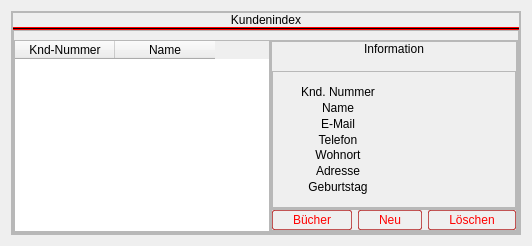
            <widget class="QWidget" name="userlistView">
             <layout class="QVBoxLayout" name="verticalLayout_13">
              <property name="spacing">
               <number>0</number>
              </property>
              <item>
               <widget class="QFrame" name="frame_38">
                <property name="frameShape">
                 <enum>QFrame::StyledPanel</enum>
                </property>
                <property name="frameShadow">
                 <enum>QFrame::Raised</enum>
                </property>
                <layout class="QVBoxLayout" name="verticalLayout_36">
                 <property name="spacing">
                  <number>0</number>
                 </property>
                 <property name="leftMargin">
                  <number>0</number>
                 </property>
                 <property name="topMargin">
                  <number>0</number>
                 </property>
                 <property name="rightMargin">
                  <number>0</number>
                 </property>
                 <property name="bottomMargin">
                  <number>0</number>
                 </property>
                 <item>
                  <widget class="QFrame" name="frame_39">
                   <property name="frameShape">
                    <enum>QFrame::StyledPanel</enum>
                   </property>
                   <property name="frameShadow">
                    <enum>QFrame::Raised</enum>
                   </property>
                   <layout class="QVBoxLayout" name="verticalLayout_37">
                    <property name="spacing">
                     <number>0</number>
                    </property>
                    <property name="leftMargin">
                     <number>0</number>
                    </property>
                    <property name="topMargin">
                     <number>0</number>
                    </property>
                    <property name="rightMargin">
                     <number>0</number>
                    </property>
                    <property name="bottomMargin">
                     <number>0</number>
                    </property>
                    <item>
                     <widget class="QLabel" name="label_8">
                      <property name="styleSheet">
                       <string notr="true">QLabel{
	
	font: 26pt &quot;Ethnocentric&quot;;
}</string>
                      </property>
                      <property name="text">
                       <string>Kundenindex</string>
                      </property>
                      <property name="alignment">
                       <set>Qt::AlignCenter</set>
                      </property>
                     </widget>
                    </item>
                    <item>
                     <widget class="Line" name="line">
                      <property name="minimumSize">
                       <size>
                        <width>1</width>
                        <height>0</height>
                       </size>
                      </property>
                      <property name="styleSheet">
                       <string notr="true">gridline-color: rgb(255, 0, 0);
background-color: rgb(255, 0, 0);</string>
                      </property>
                      <property name="frameShadow">
                       <enum>QFrame::Plain</enum>
                      </property>
                      <property name="midLineWidth">
                       <number>0</number>
                      </property>
                      <property name="orientation">
                       <enum>Qt::Horizontal</enum>
                      </property>
                     </widget>
                    </item>
                    <item>
                     <widget class="QFrame" name="frame_8">
                      <property name="frameShape">
                       <enum>QFrame::StyledPanel</enum>
                      </property>
                      <property name="frameShadow">
                       <enum>QFrame::Raised</enum>
                      </property>
                      <layout class="QHBoxLayout" name="horizontalLayout_11">
                       <property name="spacing">
                        <number>0</number>
                       </property>
                       <property name="leftMargin">
                        <number>0</number>
                       </property>
                       <property name="topMargin">
                        <number>9</number>
                       </property>
                       <property name="rightMargin">
                        <number>0</number>
                       </property>
                       <property name="bottomMargin">
                        <number>0</number>
                       </property>
                       <item>
                        <widget class="QTableWidget" name="userTable">
                         <property name="editTriggers">
                          <set>QAbstractItemView::NoEditTriggers</set>
                         </property>
                         <property name="selectionBehavior">
                          <enum>QAbstractItemView::SelectRows</enum>
                         </property>
                         <property name="textElideMode">
                          <enum>Qt::ElideMiddle</enum>
                         </property>
                         <property name="sortingEnabled">
                          <bool>true</bool>
                         </property>
                         <column>
                          <property name="text">
                           <string>Knd-Nummer</string>
                          </property>
                         </column>
                         <column>
                          <property name="text">
                           <string>Name</string>
                          </property>
                         </column>
                        </widget>
                       </item>
                       <item>
                        <widget class="QFrame" name="frame_9">
                         <property name="sizePolicy">
                          <sizepolicy hsizetype="Expanding" vsizetype="Preferred">
                           <horstretch>0</horstretch>
                           <verstretch>0</verstretch>
                          </sizepolicy>
                         </property>
                         <property name="frameShape">
                          <enum>QFrame::StyledPanel</enum>
                         </property>
                         <property name="frameShadow">
                          <enum>QFrame::Raised</enum>
                         </property>
                         <layout class="QVBoxLayout" name="verticalLayout_12">
                          <property name="spacing">
                           <number>0</number>
                          </property>
                          <property name="leftMargin">
                           <number>0</number>
                          </property>
                          <property name="topMargin">
                           <number>0</number>
                          </property>
                          <property name="rightMargin">
                           <number>0</number>
                          </property>
                          <property name="bottomMargin">
                           <number>0</number>
                          </property>
                          <item>
                           <widget class="QFrame" name="frame_11">
                            <property name="sizePolicy">
                             <sizepolicy hsizetype="Preferred" vsizetype="Expanding">
                              <horstretch>0</horstretch>
                              <verstretch>0</verstretch>
                             </sizepolicy>
                            </property>
                            <property name="frameShape">
                             <enum>QFrame::StyledPanel</enum>
                            </property>
                            <property name="frameShadow">
                             <enum>QFrame::Raised</enum>
                            </property>
                            <layout class="QVBoxLayout" name="verticalLayout_14">
                             <property name="spacing">
                              <number>15</number>
                             </property>
                             <property name="leftMargin">
                              <number>0</number>
                             </property>
                             <property name="topMargin">
                              <number>0</number>
                             </property>
                             <property name="rightMargin">
                              <number>0</number>
                             </property>
                             <property name="bottomMargin">
                              <number>0</number>
                             </property>
                             <item alignment="Qt::AlignHCenter|Qt::AlignTop">
                              <widget class="QLabel" name="label_9">
                               <property name="styleSheet">
                                <string notr="true">QLabel{
	
	font: 16pt &quot;Ethnocentric&quot;;
}</string>
                               </property>
                               <property name="text">
                                <string>Information</string>
                               </property>
                              </widget>
                             </item>
                             <item>
                              <widget class="QFrame" name="frame_12">
                               <property name="sizePolicy">
                                <sizepolicy hsizetype="Preferred" vsizetype="Expanding">
                                 <horstretch>0</horstretch>
                                 <verstretch>0</verstretch>
                                </sizepolicy>
                               </property>
                               <property name="frameShape">
                                <enum>QFrame::StyledPanel</enum>
                               </property>
                               <property name="frameShadow">
                                <enum>QFrame::Raised</enum>
                               </property>
                               <layout class="QGridLayout" name="gridLayout">
                                <property name="leftMargin">
                                 <number>12</number>
                                </property>
                                <property name="topMargin">
                                 <number>12</number>
                                </property>
                                <property name="rightMargin">
                                 <number>12</number>
                                </property>
                                <property name="bottomMargin">
                                 <number>12</number>
                                </property>
                                <property name="horizontalSpacing">
                                 <number>6</number>
                                </property>
                                <property name="verticalSpacing">
                                 <number>0</number>
                                </property>
                                <item row="2" column="1">
                                 <widget class="QLabel" name="usermailLabel">
                                  <property name="text">
                                   <string/>
                                  </property>
                                 </widget>
                                </item>
                                <item row="0" column="1">
                                 <widget class="QLabel" name="kndNumLabel">
                                  <property name="text">
                                   <string/>
                                  </property>
                                 </widget>
                                </item>
                                <item row="1" column="1">
                                 <widget class="QLabel" name="usernameLabel">
                                  <property name="text">
                                   <string/>
                                  </property>
                                 </widget>
                                </item>
                                <item row="1" column="0">
                                 <widget class="QLabel" name="label_10">
                                  <property name="styleSheet">
                                   <string notr="true">QLabel{
	font: 12px &quot;Ethnocentric&quot;;
}</string>
                                  </property>
                                  <property name="text">
                                   <string>Name</string>
                                  </property>
                                  <property name="alignment">
                                   <set>Qt::AlignCenter</set>
                                  </property>
                                 </widget>
                                </item>
                                <item row="3" column="0">
                                 <widget class="QLabel" name="label_20">
                                  <property name="sizePolicy">
                                   <sizepolicy hsizetype="Preferred" vsizetype="Preferred">
                                    <horstretch>0</horstretch>
                                    <verstretch>0</verstretch>
                                   </sizepolicy>
                                  </property>
                                  <property name="styleSheet">
                                   <string notr="true">QLabel{
	
	font: 12px &quot;Ethnocentric&quot;;
}</string>
                                  </property>
                                  <property name="text">
                                   <string>Telefon</string>
                                  </property>
                                  <property name="alignment">
                                   <set>Qt::AlignCenter</set>
                                  </property>
                                 </widget>
                                </item>
                                <item row="5" column="1">
                                 <widget class="QLabel" name="usercityLabel">
                                  <property name="text">
                                   <string/>
                                  </property>
                                 </widget>
                                </item>
                                <item row="2" column="0">
                                 <widget class="QLabel" name="label_12">
                                  <property name="styleSheet">
                                   <string notr="true">QLabel{
	
	font: 12px &quot;Ethnocentric&quot;;
}</string>
                                  </property>
                                  <property name="text">
                                   <string>E-Mail</string>
                                  </property>
                                  <property name="alignment">
                                   <set>Qt::AlignCenter</set>
                                  </property>
                                 </widget>
                                </item>
                                <item row="0" column="0">
                                 <widget class="QLabel" name="label_14">
                                  <property name="styleSheet">
                                   <string notr="true">QLabel{
	font: 12px &quot;Ethnocentric&quot;;
}</string>
                                  </property>
                                  <property name="text">
                                   <string>Knd. Nummer</string>
                                  </property>
                                  <property name="alignment">
                                   <set>Qt::AlignCenter</set>
                                  </property>
                                 </widget>
                                </item>
                                <item row="5" column="0">
                                 <widget class="QLabel" name="label_18">
                                  <property name="sizePolicy">
                                   <sizepolicy hsizetype="Preferred" vsizetype="Preferred">
                                    <horstretch>0</horstretch>
                                    <verstretch>0</verstretch>
                                   </sizepolicy>
                                  </property>
                                  <property name="styleSheet">
                                   <string notr="true">QLabel{
	
	font: 12px &quot;Ethnocentric&quot;;
}</string>
                                  </property>
                                  <property name="text">
                                   <string>Wohnort</string>
                                  </property>
                                  <property name="alignment">
                                   <set>Qt::AlignCenter</set>
                                  </property>
                                 </widget>
                                </item>
                                <item row="6" column="1">
                                 <widget class="QLabel" name="useradressLabel">
                                  <property name="text">
                                   <string/>
                                  </property>
                                 </widget>
                                </item>
                                <item row="3" column="1">
                                 <widget class="QLabel" name="userphoneLabel">
                                  <property name="text">
                                   <string/>
                                  </property>
                                 </widget>
                                </item>
                                <item row="6" column="0">
                                 <widget class="QLabel" name="label_16">
                                  <property name="styleSheet">
                                   <string notr="true">QLabel{
	
	font: 12px &quot;Ethnocentric&quot;;
}</string>
                                  </property>
                                  <property name="text">
                                   <string>Adresse</string>
                                  </property>
                                  <property name="alignment">
                                   <set>Qt::AlignCenter</set>
                                  </property>
                                 </widget>
                                </item>
                                <item row="7" column="0">
                                 <widget class="QLabel" name="label_11">
                                  <property name="styleSheet">
                                   <string notr="true">QLabel{
	font: 12px &quot;Ethnocentric&quot;;
}</string>
                                  </property>
                                  <property name="text">
                                   <string>Geburtstag</string>
                                  </property>
                                  <property name="alignment">
                                   <set>Qt::AlignCenter</set>
                                  </property>
                                 </widget>
                                </item>
                                <item row="7" column="1">
                                 <widget class="QLabel" name="usergbLabel">
                                  <property name="text">
                                   <string/>
                                  </property>
                                 </widget>
                                </item>
                               </layout>
                              </widget>
                             </item>
                            </layout>
                           </widget>
                          </item>
                          <item alignment="Qt::AlignHCenter">
                           <widget class="QFrame" name="frame_10">
                            <property name="styleSheet">
                             <string notr="true">QPushButton{
	border: 1px solid rgba(170, 0, 0,165);
	padding: 2px 20px;
	border-radius: 2%;
	color: rgb(255, 0, 0)
}

QPushButton::Hover{
	border: 1.4px solid rgb(255, 0, 0);
	background-color: qlineargradient(spread:pad, x1:0, y1:0, x2:1, y2:1, stop:0 rgba(255, 0, 0, 70), stop:1 rgba(65, 0, 0, 70));
	
}

QPushButton::Pressed{
	border: 1.4px solid;
	background-color: qlineargradient(spread:pad, x1:0, y1:0, x2:1, y2:1, stop:0  rgba(65, 0, 0, 255), stop:1 rgba(255, 0, 0, 255));
	border-color: rgb(255, 0, 0);
	color: #FFF;
}</string>
                            </property>
                            <property name="frameShape">
                             <enum>QFrame::StyledPanel</enum>
                            </property>
                            <property name="frameShadow">
                             <enum>QFrame::Raised</enum>
                            </property>
                            <layout class="QHBoxLayout" name="horizontalLayout_12">
                             <property name="leftMargin">
                              <number>0</number>
                             </property>
                             <property name="topMargin">
                              <number>0</number>
                             </property>
                             <property name="rightMargin">
                              <number>0</number>
                             </property>
                             <property name="bottomMargin">
                              <number>0</number>
                             </property>
                             <item>
                              <widget class="QPushButton" name="showUserBookBtn">
                               <property name="text">
                                <string>Bücher</string>
                               </property>
                              </widget>
                             </item>
                             <item>
                              <widget class="QPushButton" name="newUserBtn">
                               <property name="text">
                                <string>Neu</string>
                               </property>
                              </widget>
                             </item>
                             <item>
                              <widget class="QPushButton" name="deleteUserBtn">
                               <property name="text">
                                <string>Löschen</string>
                               </property>
                              </widget>
                             </item>
                            </layout>
                           </widget>
                          </item>
                         </layout>
                        </widget>
                       </item>
                      </layout>
                     </widget>
                    </item>
                   </layout>
                  </widget>
                 </item>
                </layout>
               </widget>
              </item>
             </layout>
            </widget>
